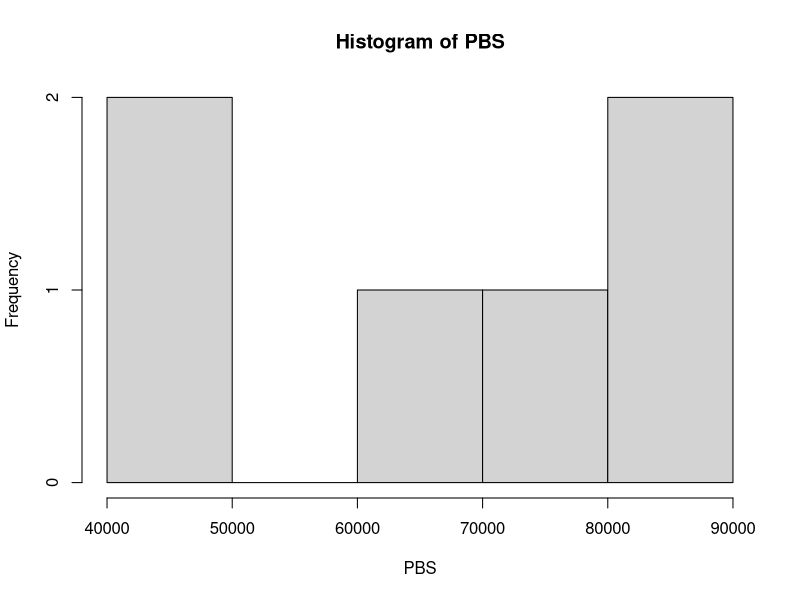
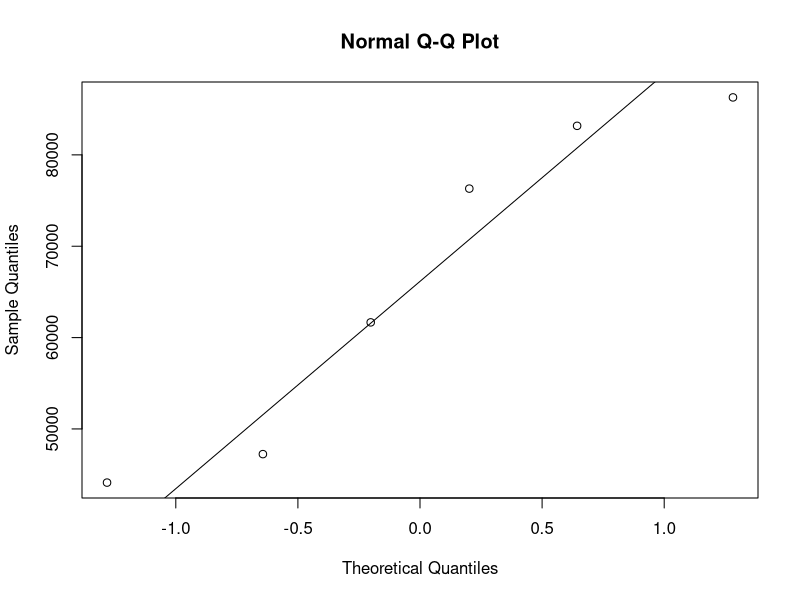
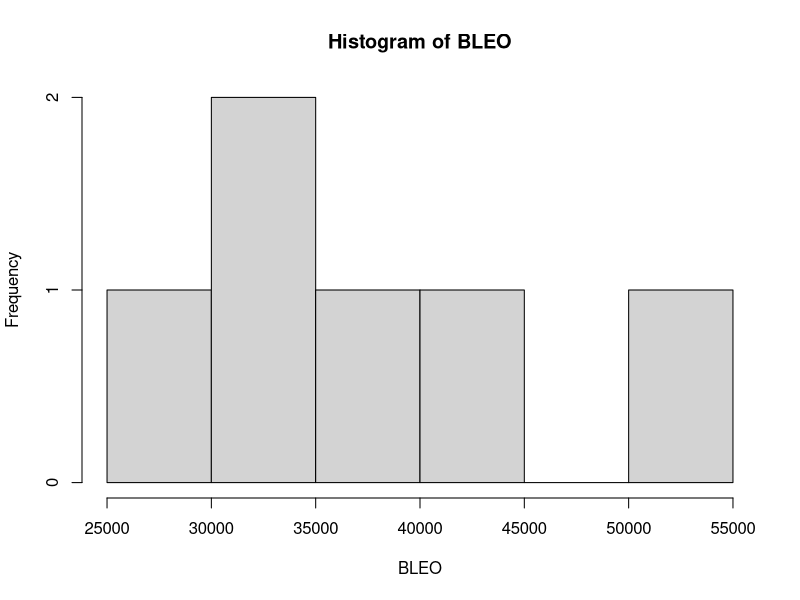
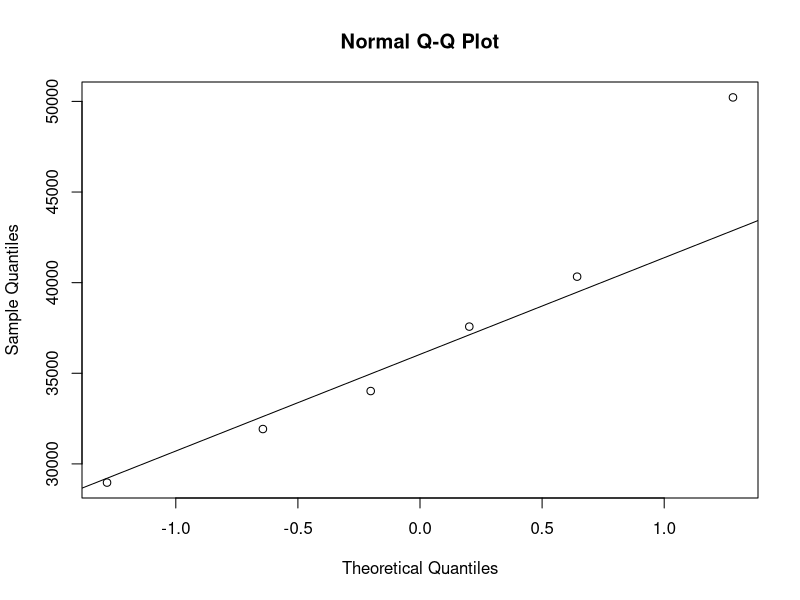
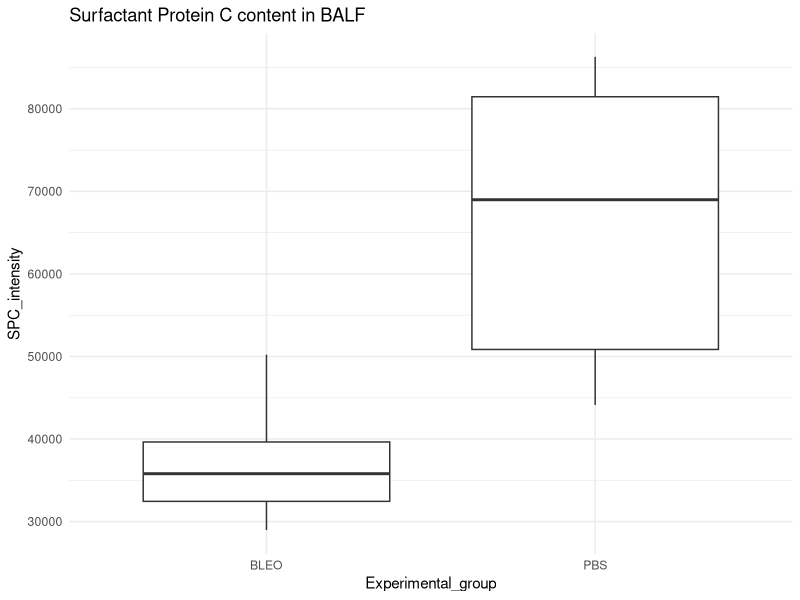

Source code (R) for these figures, in order:
## ---- chunk 1
knitr::opts_chunk$set(echo = TRUE)
## ---- chunk 2
#first start using as reference some mean and standard deviation from my experiments
PBS <-rnorm(n=6, mean = 61251, sd = 15314)
BLEO <-rnorm(n=6, mean = 31146, sd = 7724)
my_frame <- data.frame(PBS,BLEO)
print(my_frame)

## ---- chunk 3
shapiro.test(PBS)
summary(PBS)
hist(PBS)
qqnorm(PBS)
qqline(PBS)


## ---- chunk 4
shapiro.test(PBS)
summary(BLEO)
hist(BLEO)
qqnorm(BLEO)
qqline(BLEO)


## ---- chunk 5

SPC_intensity <- c(PBS,BLEO)
Experimental_group <- c(rep("PBS", length(PBS)),rep("BLEO",length(BLEO)))
d_frame <- data.frame(SPC_intensity, Experimental_group)
print(d_frame)

## ---- chunk 6
#t_test
t.test <-t.test(SPC_intensity~Experimental_group, data=d_frame)

print(t.test)
## ---- chunk 7
library(ggplot2)
ggplot(d_frame, aes(x = Experimental_group, y = SPC_intensity)) +
  geom_boxplot() +
  labs(title= "Surfactant Protein C content in BALF") +
  theme_minimal()
## ---- chunk 8
p_values <- numeric(10)
#set up so loops 10 times
for (i in 1:10) {
  PBS <-rnorm(n=6, mean = 61251, sd = 15314)
  BLEO <-rnorm(n=6, mean = 31146, sd = 7724)
  
  SPC_intensity <- c(PBS,BLEO)
  Experimental_group <- c(rep("PBS", length(PBS)),rep("BLEO",length(BLEO))) 
  d_frame <- data.frame(SPC_intensity, Experimental_group)
  
  t_test <-t.test(SPC_intensity~Experimental_group, data=d_frame)
  p_values[i] <- t_test$p.value
  #set up to print the p.value in each loop 
  print(t_test$p.value)
}

#used which function to determine which of the loops came out with significant value (<0.05)
  which(p_values<=0.05)

## ---- chunk 9
p_values <- numeric(10)

for (i in 1:10) {
  PBS <-rnorm(n=3, mean = 61251, sd = 15314)
  BLEO <-rnorm(n=3, mean = 31146, sd = 7724)
  
  SPC_intensity <- c(PBS,BLEO)
  Experimental_group <- c(rep("PBS", length(PBS)),rep("BLEO",length(BLEO))) 
  d_frame <- data.frame(SPC_intensity, Experimental_group)
  
  t_test <-t.test(SPC_intensity~Experimental_group, data=d_frame)
  p_values[i] <- t_test$p.value
  print(t_test$p.value)
}

#bellow are the p values that are significant
  which(p_values<=0.05)
  
